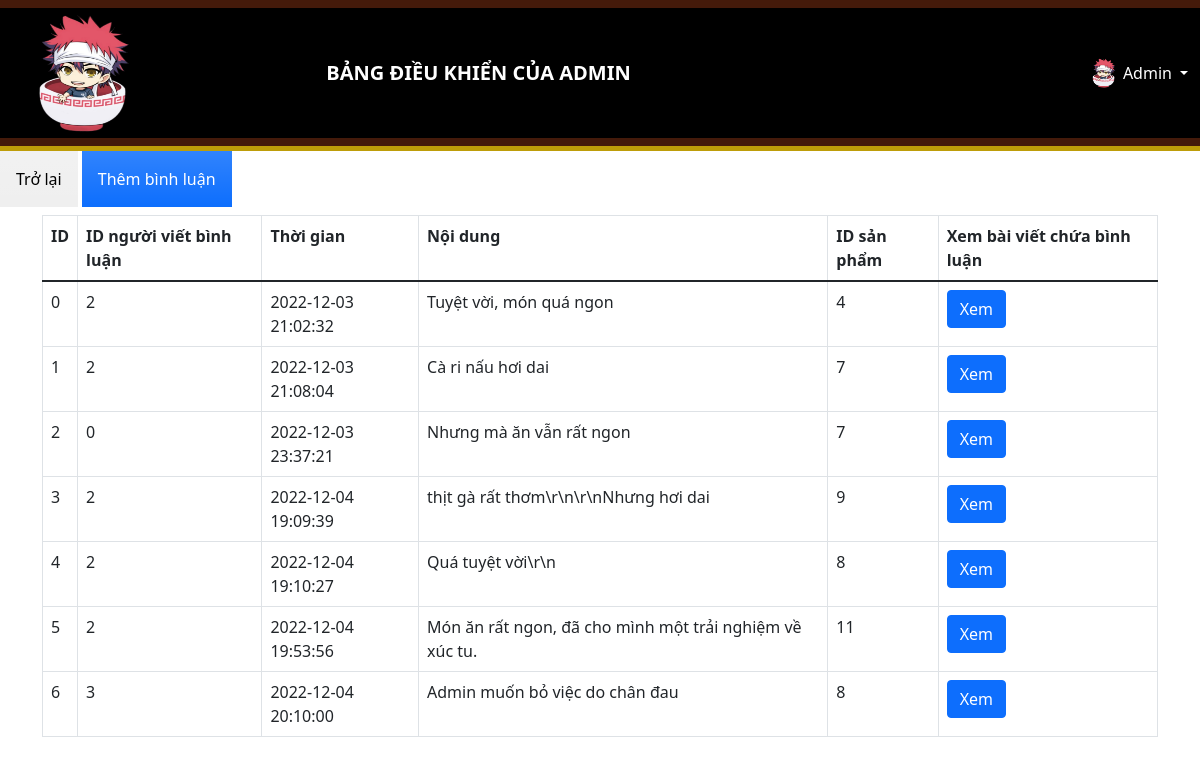
The app's page /admin/productCommentManagement.php with its own data.
### tables this page shows
CREATE TABLE `prod_comments` (
  `id` int UNSIGNED NOT NULL,
  `user_id` int UNSIGNED NOT NULL,
  `datetime` datetime NOT NULL,
  `content` text NOT NULL,
  `prod_id` int UNSIGNED NOT NULL,
  `num_like` int NOT NULL
);

### admin/productCommentManagement.php (the view, shortened to what this page needs)
<!DOCTYPE html>
<html lang="en">
<head>
  <link href="https://cdnjs.cloudflare.com/ajax/libs/font-awesome/5.9.0/css/all.min.css" rel="stylesheet">
  <link href="https://cdn.jsdelivr.net/npm/bootstrap@5.1.3/dist/css/bootstrap.min.css" rel="stylesheet">
  <link rel="stylesheet" href="admin-styles/styles.css">
</head>
<body>
  <div>
    <?php $IPATH = $_SERVER["DOCUMENT_ROOT"]."/admin/";
    include($IPATH."\\navbar.php");?>
  </div>
    <form method="post" action="productCommmentManagement.php">
      <a href="index.php"><input type="button" class="p-3 mb-2 bg-gray bg-gradient text-black" value="Trở lại"></a>
      <a href="newProductComment.php"><input type="button" class="p-3 mb-2 bg-primary bg-gradient text-white" value="Thêm bình luận"></a>
    </form>
    <div class="container">
      <?php
        include('../config/config.php');
        echo "<table class='table table-bordered'>
                <tr>
                    <th>ID</th>
                    <th>ID người viết bình luận</th>
                    <th>Thời gian</th>
                    <th>Nội dung</th>
                    <th>ID sản phẩm</th>
                    <th>Xem bài viết chứa bình luận</th>
                </tr>
                <tbody>";
        $sql = "SELECT * from prod_comments";
        $result = $conn->query($sql);
        if ($result->num_rows > 0) {
          while ($row = $result->fetch_assoc()) {
            $id = $row['id'];
            $user_id = $row['user_id'];
            $datetime = $row['datetime'];
            $content = $row['content'];
            $content = mysqli_real_escape_string($conn, $content);
            $prod_id = $row['prod_id'];
            echo "<tr>
                    <td>" . $id . "</td>
                    <td>" . $user_id . "</td>
                    <td>" . $datetime . "</td>
                    <td>" . $content . "</td>
                    <td>" . $prod_id . "</td>
                    <td>
                        <a href='../productInfo.php?prod_id=$prod_id'
                          class='btn btn-primary m-r-1em' name='edit'>Xem</a>
                    </td>
                  </tr>";
          }
          echo "</tbody></table>";
        }
      ?>
    </div>
</body>
</html>

### admin/admin-styles/styles.css (style rules this page uses)
:root { --color: #be9d09; --border: 5px solid #be9d09; --gray: #57606f; --bg: rgba(255, 255, 255, 0.3); }

### admin/admin-styles/adminButton.css (style rules this page uses)
* { margin: 0; padding: 0; box-sizing: border-box; outline: none; border: none; text-decoration: none; transition: 0.2s linear; }
:root { --color: #be9d09; --border: 5px solid #be9d09; --gray: #57606f; --bg: rgba(255, 255, 255, 0.3); }

### records on screen
prod_comments: id "0", user "2", datetime "2022-12-03 21:02:32", content "Tuyệt vời, món quá ngon", prod "4"
prod_comments: id "1", user "2", datetime "2022-12-03 21:08:04", content "Cà ri nấu hơi dai", prod "7"
prod_comments: id "2", user "0", datetime "2022-12-03 23:37:21", content "Nhưng mà ăn vẫn rất ngon", prod "7"
prod_comments: id "3", user "2", datetime "2022-12-04 19:09:39", content "thịt gà rất thơm\\r\\n\\r\\nNhưng hơi dai", prod "9"
prod_comments: id "4", user "2", datetime "2022-12-04 19:10:27", content "Quá tuyệt vời\\r\\n", prod "8"
prod_comments: id "5", user "2", datetime "2022-12-04 19:53:56", content "Món ăn rất ngon, đã cho mình một trải nghiệm về xúc tu.", prod "11"
prod_comments: id "6", user "3", datetime "2022-12-04 20:10:00", content "Admin muốn bỏ việc do chân đau", prod "8"
